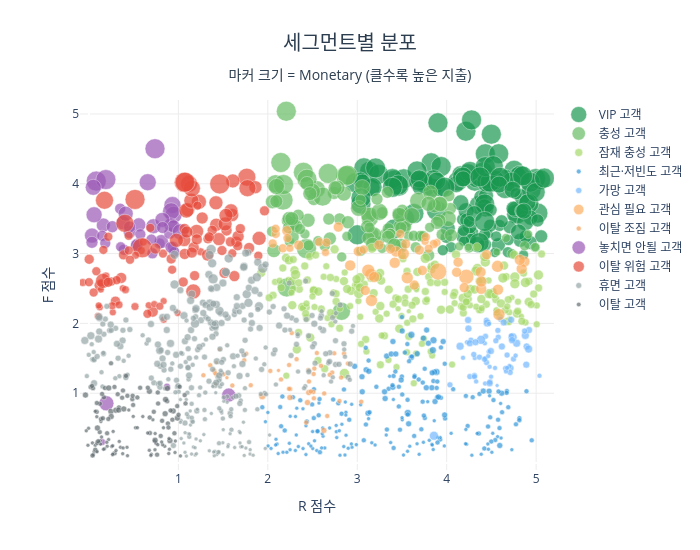
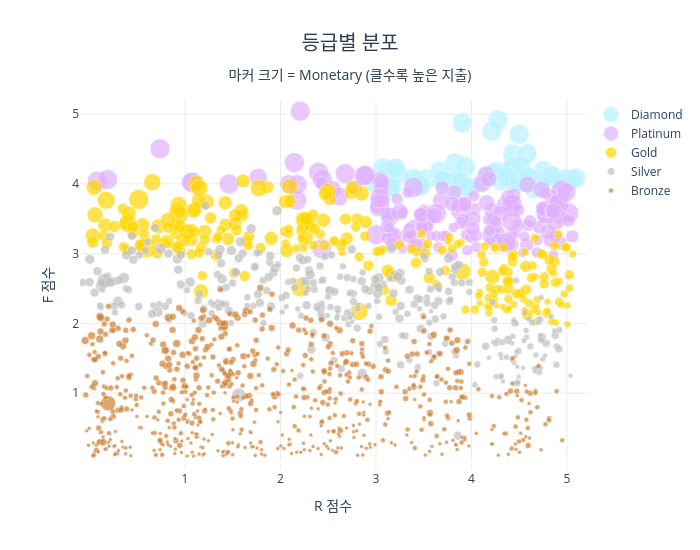

Here is the notebook cell these charts were saved with, in order:
### Code cell
rfm_plot = rfm.copy()

# Bin-interpolation scaling (RFM_scale 패턴)
r_intervals = pd.qcut(rfm_plot['Recency'], q=[0, 0.2, 0.4, 0.6, 0.8, 1.0])
r_left = r_intervals.apply(lambda x: x.left).astype(float).clip(lower=0)
r_right = r_intervals.apply(lambda x: x.right).astype(float)
rfm_plot['R_scale'] = (rfm_plot['R'] - 1) + (rfm_plot['Recency'] - r_left - 0.01) / (r_right - r_left) - 0.0001

f_q1 = rfm_plot['Frequency'].quantile(0.25)
f_q2 = rfm_plot['Frequency'].quantile(0.50)
f_q3 = rfm_plot['Frequency'].quantile(0.75)
f_upper = f_q3 + 1.5 * (f_q3 - f_q1)
f_intervals = pd.cut(rfm_plot['Frequency'], bins=[0, f_q1, f_q2, f_q3, f_upper, rfm_plot['Frequency'].max()])
f_left = f_intervals.apply(lambda x: x.left).astype(float)
f_right = f_intervals.apply(lambda x: x.right).astype(float)
rfm_plot['F_scale'] = (rfm_plot['F'] - 1) + (rfm_plot['Frequency'] - f_left - 0.01) / (f_right - f_left) - 0.0001

np.random.seed(42)
rfm_plot['R_scale'] += np.random.uniform(-0.1, 0.1, len(rfm_plot))
rfm_plot['F_scale'] += np.random.uniform(-0.1, 0.1, len(rfm_plot))

m_min = rfm_plot['Monetary'].min()
m_cap = rfm_plot['Monetary'].quantile(0.95)
rfm_plot['marker_size'] = (
    (rfm_plot['Monetary'].clip(upper=m_cap) - m_min) / (m_cap - m_min) * 16 + 4
).round(0)

segment_colors = {
    'VIP 고객': '#1a9850',
    '충성 고객': '#66bd63',
    '잠재 충성 고객': '#a6d96a',
    '최근·저빈도 고객': '#3498db',
    '가망 고객': '#74b9ff',
    '관심 필요 고객': '#fdae61',
    '이탈 조짐 고객': '#f4a261',
    '놓치면 안될 고객': '#9b59b6',
    '이탈 위험 고객': '#e74c3c',
    '휴면 고객': '#95a5a6',
    '이탈 고객': '#636e72',
    'Others': '#dfe6e9',
}
grade_color_map = {
    'Diamond': '#B9F2FF',
    'Platinum': '#E0B0FF',
    'Gold': '#FFD700',
    'Silver': '#C0C0C0',
    'Bronze': '#CD7F32',
}

# 세그먼트별 분포
fig1 = go.Figure()
for segment, color in segment_colors.items():
    sub = rfm_plot[rfm_plot['Segment'] == segment]
    if len(sub) == 0:
        continue
    fig1.add_trace(go.Scatter(
        x=sub['R_scale'],
        y=sub['F_scale'],
        mode='markers',
        marker=dict(color=color, size=sub['marker_size'], opacity=0.7,
                    line=dict(width=0.5, color='white')),
        name=segment,
        hovertemplate=(
            '등급: %{customdata[0]}<br>'
            f'세그먼트: {segment}<br>'
            'R: %{customdata[1]} | F: %{customdata[2]}<br>'
            'Monetary: $%{customdata[3]:,.0f}<extra></extra>'
        ),
        customdata=sub[['등급', 'R', 'F', 'Monetary']].values
    ))

fig1.update_layout(
    title=dict(
        text='세그먼트별 분포<br><sub>마커 크기 = Monetary (클수록 높은 지출)</sub>',
        font=dict(size=20, color='#2c3e50'), x=0.5, xanchor='center'
    ),
    xaxis=dict(tickvals=[1, 2, 3, 4, 5], range=[-0.1, 5.2], gridcolor='#ececec', title_text='R 점수'),
    yaxis=dict(tickvals=[1, 2, 3, 4, 5], range=[-0.1, 5.2], gridcolor='#ececec', title_text='F 점수'),
    plot_bgcolor='white',
    width=700,
    height=550,
    legend=dict(orientation='v', x=1.01, y=1)
)
fig1.show()

# 등급별 분포
fig2 = go.Figure()
for grade in ['Diamond', 'Platinum', 'Gold', 'Silver', 'Bronze']:
    sub = rfm_plot[rfm_plot['등급'] == grade]
    fig2.add_trace(go.Scatter(
        x=sub['R_scale'],
        y=sub['F_scale'],
        mode='markers',
        marker=dict(color=grade_color_map[grade], size=sub['marker_size'], opacity=0.7,
                    line=dict(width=0.5, color='white')),
        name=grade,
        hovertemplate=(
            f'등급: {grade}<br>'
            'R: %{customdata[0]} | F: %{customdata[1]}<br>'
            'Monetary: $%{customdata[2]:,.0f}<extra></extra>'
        ),
        customdata=sub[['R', 'F', 'Monetary']].values
    ))

fig2.update_layout(
    title=dict(
        text='등급별 분포<br><sub>마커 크기 = Monetary (클수록 높은 지출)</sub>',
        font=dict(size=20, color='#2c3e50'), x=0.5, xanchor='center'
    ),
    xaxis=dict(tickvals=[1, 2, 3, 4, 5], range=[-0.1, 5.2], gridcolor='#ececec', title_text='R 점수'),
    yaxis=dict(tickvals=[1, 2, 3, 4, 5], range=[-0.1, 5.2], gridcolor='#ececec', title_text='F 점수'),
    plot_bgcolor='white',
    width=700,
    height=550,
    legend=dict(orientation='v', x=1.01, y=1)
)
fig2.show()

### Figure 1 — Plotly figure (JSON) as saved in the notebook; plotly's stock layout.template omitted (floating-point values rounded to 4 significant figures; data arrays with more than 128 entries replaced by an {"elided": "..."} marker saying what was removed)
{"data": [{"customdata": {"elided": "135x4 mixed values"}, "hovertemplate": "등급: %{customdata[0]}<br>세그먼트: VIP 고객<br>R: %{customdata[1]} | F: %{customdata[2]}<br>Monetary: $%{customdata[3]:,.0f}<extra></extra>", "marker": {"color": "#1a9850", "line": {"color": "white", "width": 0.5}, "opacity": 0.7, "size": {"elided": "135 float values"}}, "mode": "markers", "name": "VIP 고객", "type": "scatter", "x": {"elided": "135 float values"}, "y": {"elided": "135 float values"}}, {"customdata": {"elided": "116x4 mixed values"}, "hovertemplate": "등급: %{customdata[0]}<br>세그먼트: 충성 고객<br>R: %{customdata[1]} | F: %{customdata[2]}<br>Monetary: $%{customdata[3]:,.0f}<extra></extra>", "marker": {"color": "#66bd63", "line": {"color": "white", "width": 0.5}, "opacity": 0.7, "size": [12.0, 18.0, 14.0, 18.0, 12.0, 12.0, 10.0, 11.0, 10.0, 20.0, 12.0, 11.0, 10.0, 16.0, 12.0, 12.0, 8.0, 20.0, 12.0, 12.0, 12.0, 20.0, 17.0, 11.0, 13.0, 15.0, 17.0, 10.0, 12.0, 17.0, 8.0, 10.0, 19.0, 10.0, 12.0, 14.0, 12.0, 11.0, 9.0, 16.0, 10.0, 20.0, 10.0, 13.0, 20.0, 12.0, 12.0, 20.0, 13.0, 15.0, 16.0, 16.0, 15.0, 11.0, 20.0, 12.0, 11.0, 14.0, 13.0, 17.0, 11.0, 14.0, 12.0, 20.0, 10.0, 16.0, 16.0, 20.0, 19.0, 9.0, 14.0, 13.0, 16.0, 14.0, 11.0, 11.0, 13.0, 11.0, 9.0, 12.0, 10.0, 9.0, 14.0, 13.0, 16.0, 13.0, 13.0, 15.0, 13.0, 13.0, 11.0, 14.0, 14.0, 10.0, 17.0, 10.0, 11.0, 14.0, 14.0, 12.0, 12.0, 13.0, 10.0, 16.0, 14.0, 12.0, 14.0, 15.0, 11.0, 15.0, 14.0, 11.0, 11.0, 12.0, 20.0, 10.0]}, "mode": "markers", "name": "충성 고객", "type": "scatter", "x": [4.041, 2.086, 3.4, 2.824, 2.803, 3.279, 3.041, 3.243, 4.251, 2.207, 3.176, 2.637, 3.308, 3.185, 3.491, 3.154, 4.243, 2.398, 2.22, 3.456, 3.503, 2.432, 3.141, 3.712, 2.739, 2.85, 3.681, 2.885, 2.682, 3.5, 4.561, 2.243, 2.211, 4.989, 3.949, 2.275, 2.289, 3.496, 4.911, 4.017, 2.415, 2.17, 4.872, 2.694, 2.874, 4.024, 2.233, 2.175, 2.514, 3.474, 3.129, 3.015, 3.817, 2.049, 2.676, 3.347, 3.373, 2.051, 2.895, 2.548, 3.704, 2.272, 3.541, 2.89, 3.573, 3.924, 3.056, 2.438, 2.613, 4.99, 2.45, 3.125, 2.096, 3.864, 3.369, 3.632, 3.346, 2.456, 4.138, 3.798, 3.278, 4.662, 3.172, 2.095, 2.499, 4.048, 3.111, 2.779, 3.918, 3.89, 3.735, 2.752, 2.437, 2.56, 3.247, 4.73, 3.136, 2.47, 2.068, 2.34, 3.221, 2.317, 2.827, 3.611, 2.239, 3.337, 3.416, 3.924, 3.654, 3.797, 2.268, 3.038, 2.36, 3.489, 2.146, 3.81], "y": [3.645, 4.001, 3.116, 2.172, 3.497, 3.584, 3.035, 3.172, 3.081, 5.039, 3.283, 3.11, 3.288, 3.267, 3.133, 3.574, 3.09, 4.164, 3.469, 3.574, 3.62, 3.071, 3.505, 3.247, 3.869, 3.86, 3.756, 3.247, 3.494, 3.392, 3.023, 3.167, 2.515, 3.089, 3.272, 3.43, 3.422, 3.089, 3.276, 3.501, 3.28, 3.766, 3.111, 3.216, 4.113, 3.828, 3.375, 3.989, 3.782, 3.552, 3.548, 3.649, 3.875, 3.318, 4.147, 3.355, 3.282, 3.743, 3.449, 3.923, 3.251, 3.235, 3.384, 4.124, 3.251, 3.707, 3.946, 4.066, 3.816, 3.092, 3.477, 3.22, 3.961, 3.685, 3.284, 3.254, 3.241, 3.117, 3.103, 2.977, 3.074, 3.223, 3.133, 3.749, 3.893, 3.263, 3.389, 3.943, 3.475, 3.44, 3.251, 3.942, 4.004, 3.184, 3.596, 2.999, 3.373, 3.858, 3.043, 3.55, 3.781, 3.396, 2.952, 3.544, 3.503, 3.877, 3.123, 3.71, 3.091, 3.713, 3.499, 3.771, 3.352, 3.372, 4.305, 3.375]}, {"customdata": {"elided": "205x4 mixed values"}, "hovertemplate": "등급: %{customdata[0]}<br>세그먼트: 잠재 충성 고객<br>R: %{customdata[1]} | F: %{customdata[2]}<br>Monetary: $%{customdata[3]:,.0f}<extra></extra>", "marker": {"color": "#a6d96a", "line": {"color": "white", "width": 0.5}, "opacity": 0.7, "size": {"elided": "205 float values"}}, "mode": "markers", "name": "잠재 충성 고객", "type": "scatter", "x": {"elided": "205 float values"}, "y": {"elided": "205 float values"}}, {"customdata": {"elided": "220x4 mixed values"}, "hovertemplate": "등급: %{customdata[0]}<br>세그먼트: 최근·저빈도 고객<br>R: %{customdata[1]} | F: %{customdata[2]}<br>Monetary: $%{customdata[3]:,.0f}<extra></extra>", "marker": {"color": "#3498db", "line": {"color": "white", "width": 0.5}, "opacity": 0.7, "size": {"elided": "220 float values"}}, "mode": "markers", "name": "최근·저빈도 고객", "type": "scatter", "x": {"elided": "220 float values"}, "y": {"elided": "220 float values"}}, {"customdata": {"elided": "63x4 mixed values"}, "hovertemplate": "등급: %{customdata[0]}<br>세그먼트: 가망 고객<br>R: %{customdata[1]} | F: %{customdata[2]}<br>Monetary: $%{customdata[3]:,.0f}<extra></extra>", "marker": {"color": "#74b9ff", "line": {"color": "white", "width": 0.5}, "opacity": 0.7, "size": [6.0, 5.0, 6.0, 8.0, 5.0, 6.0, 6.0, 8.0, 5.0, 5.0, 7.0, 6.0, 8.0, 6.0, 6.0, 6.0, 5.0, 7.0, 5.0, 9.0, 6.0, 5.0, 7.0, 6.0, 5.0, 5.0, 9.0, 6.0, 5.0, 7.0, 8.0, 7.0, 6.0, 7.0, 9.0, 6.0, 4.0, 5.0, 7.0, 5.0, 7.0, 6.0, 6.0, 6.0, 5.0, 7.0, 6.0, 5.0, 7.0, 6.0, 7.0, 6.0, 7.0, 6.0, 6.0, 5.0, 5.0, 8.0, 6.0, 5.0, 7.0, 5.0, 7.0]}, "mode": "markers", "name": "가망 고객", "type": "scatter", "x": [4.444, 4.43, 4.259, 4.454, 4.314, 4.577, 4.31, 4.15, 5.038, 4.47, 4.89, 4.434, 4.88, 4.55, 4.303, 4.602, 4.427, 4.714, 4.497, 3.858, 4.573, 4.702, 4.239, 4.366, 4.473, 4.48, 4.384, 4.037, 4.432, 4.243, 4.783, 4.92, 4.271, 4.617, 4.737, 4.71, 4.564, 4.541, 4.721, 4.465, 4.894, 4.484, 4.747, 4.66, 4.227, 4.494, 4.724, 4.664, 4.638, 4.446, 4.259, 4.871, 4.322, 4.675, 4.423, 4.771, 4.676, 4.916, 4.311, 4.329, 4.731, 4.183, 4.48], "y": [2.046, 1.138, 1.238, 2.006, 1.503, 1.802, 1.252, 1.673, 1.249, 1.593, 1.409, 1.815, 1.828, 1.751, 1.556, 2.058, 1.715, 1.361, 1.237, 0.39, 1.9, 1.388, 2.047, 1.517, 1.994, 1.379, 1.765, 1.12, 1.502, 1.925, 1.715, 1.905, 1.759, 1.669, 1.801, 1.297, 1.11, 1.362, 2.051, 1.532, 1.669, 1.162, 1.489, 1.354, 1.732, 1.604, 1.82, 1.312, 2.014, 1.44, 1.716, 1.89, 1.729, 1.546, 1.485, 1.539, 1.362, 1.632, 1.235, 1.169, 1.76, 1.507, 1.144]}, {"customdata": {"elided": "51x4 mixed values"}, "hovertemplate": "등급: %{customdata[0]}<br>세그먼트: 관심 필요 고객<br>R: %{customdata[1]} | F: %{customdata[2]}<br>Monetary: $%{customdata[3]:,.0f}<extra></extra>", "marker": {"color": "#fdae61", "line": {"color": "white", "width": 0.5}, "opacity": 0.7, "size": [8.0, 11.0, 11.0, 11.0, 8.0, 11.0, 12.0, 10.0, 10.0, 10.0, 9.0, 10.0, 9.0, 10.0, 10.0, 15.0, 10.0, 10.0, 8.0, 10.0, 10.0, 10.0, 12.0, 11.0, 12.0, 13.0, 12.0, 12.0, 9.0, 17.0, 10.0, 10.0, 9.0, 9.0, 11.0, 11.0, 9.0, 11.0, 12.0, 10.0, 9.0, 9.0, 9.0, 8.0, 11.0, 9.0, 11.0, 9.0, 10.0, 9.0, 11.0]}, "mode": "markers", "name": "관심 필요 고객", "type": "scatter", "x": [2.645, 4.379, 4.869, 3.419, 3.759, 3.434, 3.153, 2.213, 3.728, 3.242, 2.573, 4.128, 2.089, 4.447, 3.012, 4.22, 4.196, 3.372, 3.891, 4.111, 3.637, 2.788, 3.159, 4.839, 3.515, 3.124, 4.585, 3.559, 2.054, 3.905, 3.09, 3.541, 3.855, 3.798, 4.818, 3.189, 2.22, 4.385, 4.569, 2.346, 3.767, 2.168, 2.655, 2.247, 2.921, 3.073, 4.388, 3.482, 3.694, 2.087, 4.574], "y": [3.016, 2.734, 2.886, 2.869, 3.174, 3.029, 2.7, 3.328, 2.757, 3.123, 3.166, 2.877, 3.282, 2.985, 3.031, 2.668, 2.513, 3.066, 3.157, 2.732, 2.549, 3.379, 2.329, 2.782, 2.997, 2.755, 2.127, 2.652, 3.144, 2.742, 2.471, 3.137, 3.137, 3.07, 2.911, 2.664, 3.222, 2.495, 2.817, 3.12, 3.237, 3.076, 3.158, 3.076, 2.83, 3.057, 2.599, 3.281, 3.051, 3.355, 2.484]}, {"customdata": {"elided": "47x4 mixed values"}, "hovertemplate": "등급: %{customdata[0]}<br>세그먼트: 이탈 조짐 고객<br>R: %{customdata[1]} | F: %{customdata[2]}<br>Monetary: $%{customdata[3]:,.0f}<extra></extra>", "marker": {"color": "#f4a261", "line": {"color": "white", "width": 0.5}, "opacity": 0.7, "size": [5.0, 5.0, 5.0, 5.0, 5.0, 4.0, 6.0, 5.0, 5.0, 6.0, 5.0, 5.0, 5.0, 7.0, 5.0, 5.0, 5.0, 5.0, 5.0, 5.0, 5.0, 5.0, 5.0, 4.0, 4.0, 5.0, 5.0, 5.0, 5.0, 5.0, 5.0, 5.0, 5.0, 5.0, 5.0, 5.0, 5.0, 5.0, 6.0, 4.0, 5.0, 5.0, 5.0, 5.0, 6.0, 5.0, 5.0]}, "mode": "markers", "name": "이탈 조짐 고객", "type": "scatter", "x": [2.429, 2.82, 2.512, 2.52, 1.505, 1.426, 2.443, 2.267, 2.461, 2.457, 2.322, 2.25, 2.237, 1.938, 1.809, 2.451, 2.664, 2.63, 2.72, 1.425, 2.028, 1.4, 1.357, 1.461, 1.543, 3.045, 2.238, 2.595, 2.509, 2.852, 1.737, 2.515, 2.548, 2.896, 1.411, 2.743, 1.759, 2.481, 2.247, 2.119, 1.603, 1.28, 2.801, 2.692, 2.627, 1.411, 2.148], "y": [0.5787, 1.224, 1.275, 1.353, 1.27, 1.438, 0.8663, 1.862, 1.169, 1.009, 1.488, 1.059, 1.063, 0.9576, 1.114, 1.334, 0.6738, 0.9975, 1.295, 1.268, 1.32, 1.326, 1.399, 1.626, 1.223, 0.8793, 1.404, 1.393, 1.017, 1.567, 1.472, 0.9264, 1.576, 1.424, 1.125, 1.571, 1.564, 1.024, 0.9377, 1.326, 1.11, 1.257, 0.8882, 1.264, 0.4675, 1.288, 1.198]}, {"customdata": {"elided": "44x4 mixed values"}, "hovertemplate": "등급: %{customdata[0]}<br>세그먼트: 놓치면 안될 고객<br>R: %{customdata[1]} | F: %{customdata[2]}<br>Monetary: $%{customdata[3]:,.0f}<extra></extra>", "marker": {"color": "#9b59b6", "line": {"color": "white", "width": 0.5}, "opacity": 0.7, "size": [20.0, 11.0, 11.0, 15.0, 14.0, 12.0, 11.0, 14.0, 13.0, 15.0, 11.0, 17.0, 12.0, 14.0, 17.0, 17.0, 11.0, 11.0, 14.0, 16.0, 12.0, 14.0, 12.0, 15.0, 14.0, 7.0, 11.0, 11.0, 15.0, 17.0, 15.0, 12.0, 20.0, 12.0, 10.0, 7.0, 16.0, 20.0, 12.0, 13.0, 11.0, 16.0, 12.0, 11.0]}, "mode": "markers", "name": "놓치면 안될 고객", "type": "scatter", "x": [0.08186, 0.9379, 0.7893, 0.1954, 0.5584, 0.5378, 0.7102, 0.8107, 0.4553, 0.7205, 0.954, 0.9339, 0.9031, 0.3812, 0.9472, 0.9189, 0.3498, 0.3914, 0.1609, 0.05749, 0.9181, 0.9165, 0.531, 0.03418, 1.563, 0.8726, 0.5747, 0.1484, 0.8215, 0.6573, 0.4108, 0.4535, 0.1891, 0.03404, 0.3544, 0.146, 0.04833, 0.7385, 0.261, 0.9457, 0.6986, 1.022, 0.8239, 0.1825], "y": [4.039, 3.098, 3.145, 0.8549, 3.412, 3.135, 3.003, 3.172, 3.311, 3.391, 3.025, 3.695, 3.292, 3.44, 3.557, 3.606, 3.643, 3.055, 3.408, 3.556, 3.089, 3.411, 3.117, 3.258, 0.973, 1.094, 3.276, 3.255, 3.482, 4.022, 3.572, 3.381, 4.06, 3.161, 3.097, 0.2997, 3.949, 4.502, 3.385, 3.39, 3.201, 3.312, 3.373, 3.151]}, {"customdata": {"elided": "103x4 mixed values"}, "hovertemplate": "등급: %{customdata[0]}<br>세그먼트: 이탈 위험 고객<br>R: %{customdata[1]} | F: %{customdata[2]}<br>Monetary: $%{customdata[3]:,.0f}<extra></extra>", "marker": {"color": "#e74c3c", "line": {"color": "white", "width": 0.5}, "opacity": 0.7, "size": [15.0, 13.0, 10.0, 11.0, 9.0, 13.0, 7.0, 11.0, 10.0, 14.0, 9.0, 10.0, 15.0, 11.0, 10.0, 8.0, 15.0, 10.0, 8.0, 9.0, 11.0, 9.0, 14.0, 8.0, 11.0, 9.0, 11.0, 11.0, 10.0, 9.0, 11.0, 7.0, 8.0, 8.0, 7.0, 8.0, 8.0, 20.0, 18.0, 14.0, 10.0, 10.0, 14.0, 13.0, 7.0, 9.0, 13.0, 20.0, 7.0, 7.0, 8.0, 8.0, 10.0, 7.0, 11.0, 9.0, 20.0, 18.0, 9.0, 7.0, 8.0, 13.0, 17.0, 8.0, 10.0, 14.0, 11.0, 11.0, 12.0, 9.0, 17.0, 10.0, 17.0, 12.0, 7.0, 10.0, 9.0, 9.0, 9.0, 9.0, 14.0, 14.0, 12.0, 14.0, 18.0, 11.0, 20.0, 11.0, 10.0, 15.0, 14.0, 8.0, 9.0, 9.0, 12.0, 15.0, 11.0, 10.0, 7.0, 7.0, 20.0, 9.0, 10.0]}, "mode": "markers", "name": "이탈 위험 고객", "type": "scatter", "x": [1.229, 1.423, 1.331, 0.713, 1.603, 1.066, 0.3783, 1.539, 0.2964, 1.106, 0.1615, 1.487, 1.089, 0.1198, 1.182, -0.06981, 1.145, 0.9197, 0.5147, 0.93, 1.791, 1.894, 1.42, 0.6068, 1.516, 0.08272, 1.648, 1.626, 1.378, 0.2514, 0.3605, 0.1327, 0.5851, 1.248, 0.8361, 0.4083, 0.1369, 0.5953, 1.765, 1.204, 0.3868, 1.963, 1.609, 1.453, 0.8351, 0.6544, 1.861, 1.462, 0.267, 0.6681, 0.2606, 0.5207, 0.002953, 0.09906, 1.069, 0.3098, 0.5152, 0.4023, 0.4458, 0.7304, 0.7925, 1.602, 1.773, 0.3356, 1.054, 0.9783, 1.07, 1.171, 1.668, 0.459, 1.119, 1.664, 1.151, 1.095, 0.1212, 1.693, 1.214, 0.2165, 3.614e-05, 0.8278, 1.522, 1.589, 1.266, 1.903, 0.1739, 1.15, 1.065, 1.206, 1.345, 1.167, 1.533, 0.1898, 0.05261, 0.4438, 1.327, 0.1579, 0.7431, 0.2152, 0.9926, 0.1091, 1.075, 0.6865, 1.581], "y": [3.743, 3.413, 3.211, 2.168, 3.003, 3.194, 2.503, 3.331, 2.319, 3.629, 3.053, 3.044, 3.617, 2.546, 2.684, 2.586, 3.758, 2.924, 2.241, 2.769, 3.08, 2.97, 3.727, 3.166, 2.724, 2.747, 3.17, 2.677, 3.334, 2.599, 2.651, 2.485, 3.043, 3.027, 2.053, 2.484, 2.581, 3.082, 4.095, 3.318, 2.982, 3.612, 4.041, 3.208, 2.319, 2.137, 3.951, 3.998, 2.158, 2.26, 2.252, 2.976, 2.918, 2.106, 3.354, 2.62, 3.776, 3.434, 3.045, 2.276, 2.246, 3.552, 3.937, 2.266, 2.592, 3.191, 2.994, 3.09, 3.246, 2.912, 3.999, 3.112, 3.934, 3.309, 2.23, 3.357, 3.687, 3.241, 2.59, 3.0, 3.424, 3.613, 3.51, 3.218, 3.764, 3.015, 4.02, 3.203, 3.239, 2.458, 3.547, 2.679, 2.443, 3.255, 2.979, 2.61, 3.072, 2.588, 2.15, 2.257, 4.023, 3.368, 3.168]}, {"customdata": {"elided": "355x4 mixed values"}, "hovertemplate": "등급: %{customdata[0]}<br>세그먼트: 휴면 고객<br>R: %{customdata[1]} | F: %{customdata[2]}<br>Monetary: $%{customdata[3]:,.0f}<extra></extra>", "marker": {"color": "#95a5a6", "line": {"color": "white", "width": 0.5}, "opacity": 0.7, "size": {"elided": "355 float values"}}, "mode": "markers", "name": "휴면 고객", "type": "scatter", "x": {"elided": "355 float values"}, "y": {"elided": "355 float values"}}, {"customdata": {"elided": "129x4 mixed values"}, "hovertemplate": "등급: %{customdata[0]}<br>세그먼트: 이탈 고객<br>R: %{customdata[1]} | F: %{customdata[2]}<br>Monetary: $%{customdata[3]:,.0f}<extra></extra>", "marker": {"color": "#636e72", "line": {"color": "white", "width": 0.5}, "opacity": 0.7, "size": {"elided": "129 float values"}}, "mode": "markers", "name": "이탈 고객", "type": "scatter", "x": {"elided": "129 float values"}, "y": {"elided": "129 float values"}}], "layout": {"height": 550, "legend": {"orientation": "v", "x": 1.01, "y": 1}, "plot_bgcolor": "white", "title": {"font": {"color": "#2c3e50", "size": 20}, "text": "세그먼트별 분포<br><sub>마커 크기 = Monetary (클수록 높은 지출)</sub>", "x": 0.5, "xanchor": "center"}, "width": 700, "xaxis": {"gridcolor": "#ececec", "range": [-0.1, 5.2], "tickvals": [1, 2, 3, 4, 5], "title": {"text": "R 점수"}}, "yaxis": {"gridcolor": "#ececec", "range": [-0.1, 5.2], "tickvals": [1, 2, 3, 4, 5], "title": {"text": "F 점수"}}}}

### Figure 2 — Plotly figure (JSON) as saved in the notebook; plotly's stock layout.template omitted (floating-point values rounded to 4 significant figures; data arrays with more than 128 entries replaced by an {"elided": "..."} marker saying what was removed)
{"data": [{"customdata": {"elided": "58x3 float values"}, "hovertemplate": "등급: Diamond<br>R: %{customdata[0]} | F: %{customdata[1]}<br>Monetary: $%{customdata[2]:,.0f}<extra></extra>", "marker": {"color": "#B9F2FF", "line": {"color": "white", "width": 0.5}, "opacity": 0.7, "size": [20.0, 20.0, 20.0, 20.0, 20.0, 20.0, 20.0, 20.0, 20.0, 20.0, 20.0, 20.0, 20.0, 19.0, 20.0, 20.0, 19.0, 20.0, 20.0, 19.0, 20.0, 20.0, 20.0, 20.0, 20.0, 20.0, 20.0, 20.0, 20.0, 20.0, 20.0, 19.0, 20.0, 20.0, 20.0, 20.0, 20.0, 20.0, 20.0, 20.0, 18.0, 20.0, 20.0, 19.0, 20.0, 20.0, 18.0, 20.0, 20.0, 20.0, 20.0, 20.0, 18.0, 20.0, 20.0, 20.0, 20.0, 20.0]}, "mode": "markers", "name": "Diamond", "type": "scatter", "x": [4.464, 3.466, 2.979, 3.138, 4.315, 4.754, 4.498, 4.126, 4.432, 4.376, 4.994, 3.074, 4.339, 3.783, 3.416, 4.236, 3.84, 4.791, 4.821, 4.651, 3.903, 3.826, 3.239, 3.739, 4.215, 4.406, 4.582, 3.52, 4.652, 4.278, 4.724, 3.939, 3.688, 3.205, 4.26, 3.938, 3.394, 4.535, 4.448, 3.46, 3.155, 4.178, 4.486, 3.172, 5.05, 3.854, 3.888, 4.431, 4.934, 4.521, 3.979, 3.669, 3.692, 4.597, 4.499, 4.849, 5.094, 4.372], "y": [4.068, 3.966, 4.015, 4.177, 4.038, 4.193, 4.02, 4.039, 4.429, 4.115, 4.074, 4.228, 4.084, 3.969, 4.052, 4.143, 3.944, 4.094, 4.12, 4.071, 4.873, 4.3, 4.136, 4.029, 4.753, 4.169, 4.43, 4.071, 3.932, 4.915, 4.025, 3.946, 4.038, 4.227, 4.176, 4.247, 4.074, 4.054, 4.023, 3.983, 3.945, 4.096, 4.023, 3.953, 4.057, 4.057, 4.039, 4.245, 4.022, 4.258, 3.951, 4.184, 4.069, 4.093, 4.71, 4.112, 4.082, 4.099]}, {"customdata": {"elided": "154x3 float values"}, "hovertemplate": "등급: Platinum<br>R: %{customdata[0]} | F: %{customdata[1]}<br>Monetary: $%{customdata[2]:,.0f}<extra></extra>", "marker": {"color": "#E0B0FF", "line": {"color": "white", "width": 0.5}, "opacity": 0.7, "size": {"elided": "154 float values"}}, "mode": "markers", "name": "Platinum", "type": "scatter", "x": {"elided": "154 float values"}, "y": {"elided": "154 float values"}}, {"customdata": {"elided": "243x3 float values"}, "hovertemplate": "등급: Gold<br>R: %{customdata[0]} | F: %{customdata[1]}<br>Monetary: $%{customdata[2]:,.0f}<extra></extra>", "marker": {"color": "#FFD700", "line": {"color": "white", "width": 0.5}, "opacity": 0.7, "size": {"elided": "243 float values"}}, "mode": "markers", "name": "Gold", "type": "scatter", "x": {"elided": "243 float values"}, "y": {"elided": "243 float values"}}, {"customdata": {"elided": "315x3 float values"}, "hovertemplate": "등급: Silver<br>R: %{customdata[0]} | F: %{customdata[1]}<br>Monetary: $%{customdata[2]:,.0f}<extra></extra>", "marker": {"color": "#C0C0C0", "line": {"color": "white", "width": 0.5}, "opacity": 0.7, "size": {"elided": "315 float values"}}, "mode": "markers", "name": "Silver", "type": "scatter", "x": {"elided": "315 float values"}, "y": {"elided": "315 float values"}}, {"customdata": {"elided": "698x3 float values"}, "hovertemplate": "등급: Bronze<br>R: %{customdata[0]} | F: %{customdata[1]}<br>Monetary: $%{customdata[2]:,.0f}<extra></extra>", "marker": {"color": "#CD7F32", "line": {"color": "white", "width": 0.5}, "opacity": 0.7, "size": {"elided": "698 float values"}}, "mode": "markers", "name": "Bronze", "type": "scatter", "x": {"elided": "698 float values"}, "y": {"elided": "698 float values"}}], "layout": {"height": 550, "legend": {"orientation": "v", "x": 1.01, "y": 1}, "plot_bgcolor": "white", "title": {"font": {"color": "#2c3e50", "size": 20}, "text": "등급별 분포<br><sub>마커 크기 = Monetary (클수록 높은 지출)</sub>", "x": 0.5, "xanchor": "center"}, "width": 700, "xaxis": {"gridcolor": "#ececec", "range": [-0.1, 5.2], "tickvals": [1, 2, 3, 4, 5], "title": {"text": "R 점수"}}, "yaxis": {"gridcolor": "#ececec", "range": [-0.1, 5.2], "tickvals": [1, 2, 3, 4, 5], "title": {"text": "F 점수"}}}}
